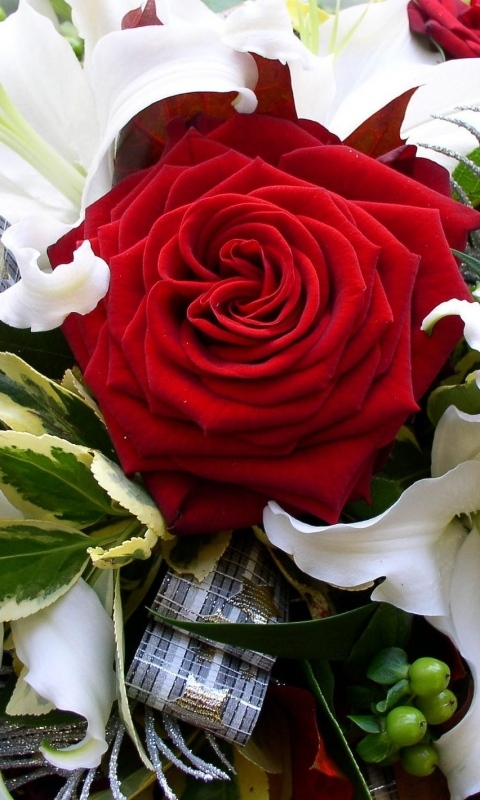
#> input picture Week_1/Image Manipulation/sample.jpg, 480 x 800 px, found by its file name
$ python main.py
#> lines starting #> are read from the running program, lines starting #| are printed output that depends on the picture
import cv2
import numpy as np

image = cv2.imread(r"d:\Unlox\Week_1\Image Manipulation\sample.jpg")
#> image is the input picture: shape (800, 480, 3); mean B, G, R 80.3, 85.1, 128.2

if image is None:
    print("Error: Image not found!")
    exit()

cv2.imshow('Original Image', image)

inverted = 255 - image
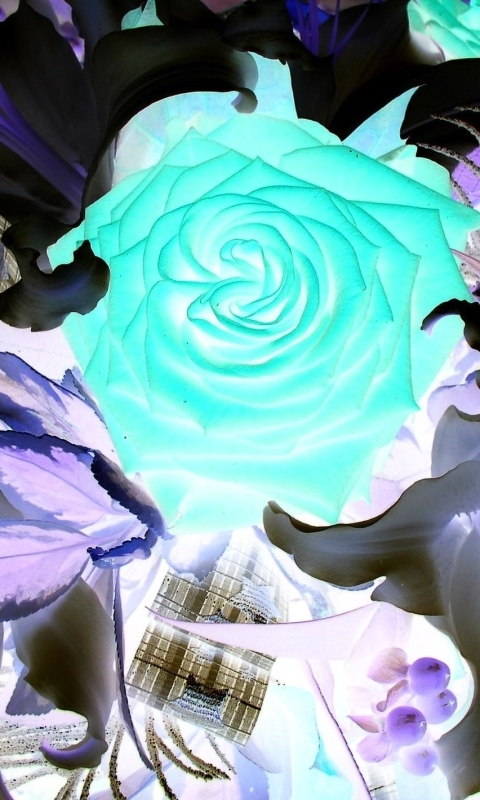
#> inverted: shape (800, 480, 3); mean B, G, R 174.7, 169.9, 126.8
cv2.imshow('Inverted Image', inverted)

brightness = 50
bright = np.clip(image + brightness, 0, 255).astype(np.uint8)
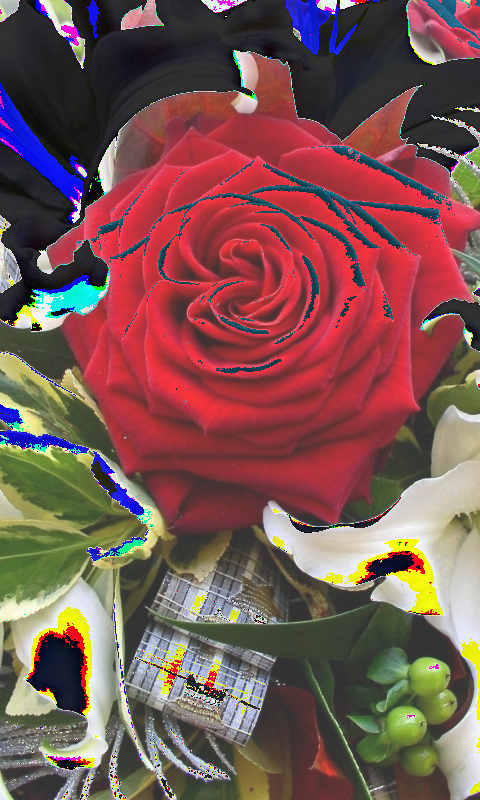
#> bright: shape (800, 480, 3); mean B, G, R 82.9, 86.2, 124.1
cv2.imshow('Brighter Image', bright)

cropped = image[100:300, 200:400]
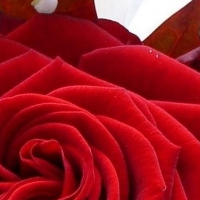
#> cropped: shape (200, 200, 3); mean B, G, R 32.2, 22.3, 154.1
cv2.imshow('Cropped Image', cropped)

cv2.imwrite('output_inverted.jpg', inverted)
cv2.imwrite('output_bright.jpg', bright)
cv2.imwrite('output_cropped.jpg', cropped)

print("Processing completed successfully! Images saved in output/")

cv2.waitKey(0)
cv2.destroyAllWindows()
